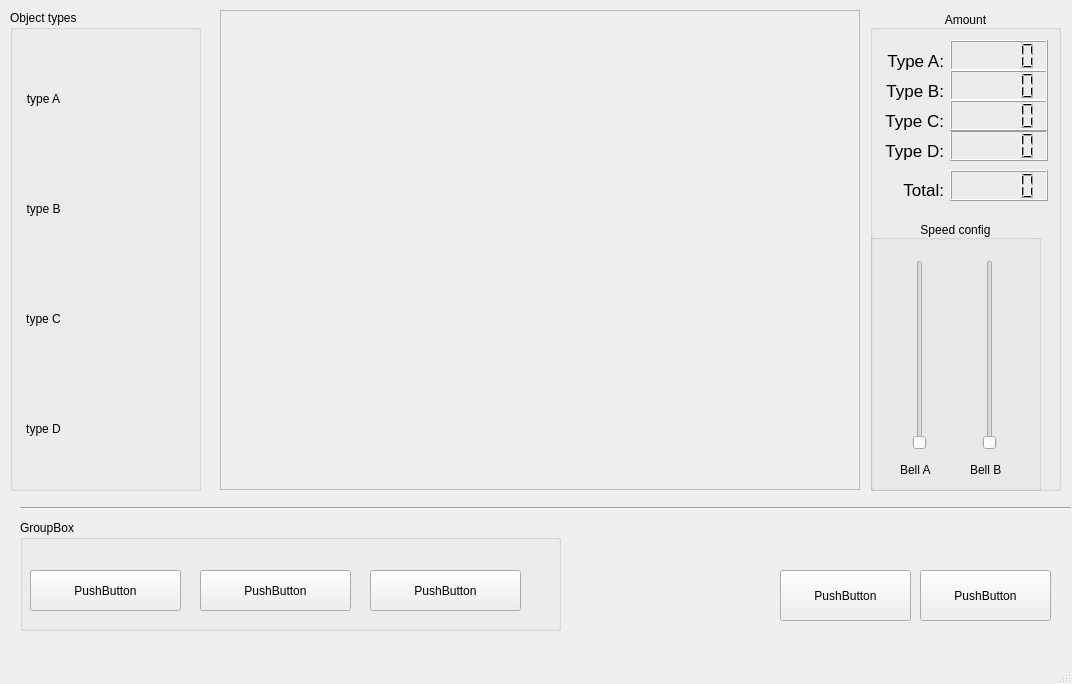
<?xml version="1.0" encoding="UTF-8"?>
<ui version="4.0">
 <class>MainWindow</class>
 <widget class="QMainWindow" name="MainWindow">
  <property name="geometry">
   <rect>
    <x>0</x>
    <y>0</y>
    <width>1072</width>
    <height>684</height>
   </rect>
  </property>
  <property name="windowTitle">
   <string>find object</string>
  </property>
  <widget class="QWidget" name="centralwidget">
   <property name="sizePolicy">
    <sizepolicy hsizetype="Maximum" vsizetype="Maximum">
     <horstretch>0</horstretch>
     <verstretch>0</verstretch>
    </sizepolicy>
   </property>
   <widget class="QFrame" name="frame">
    <property name="geometry">
     <rect>
      <x>220</x>
      <y>10</y>
      <width>640</width>
      <height>480</height>
     </rect>
    </property>
    <property name="frameShape">
     <enum>QFrame::StyledPanel</enum>
    </property>
    <property name="frameShadow">
     <enum>QFrame::Raised</enum>
    </property>
    <widget class="QLabel" name="label">
     <property name="geometry">
      <rect>
       <x>0</x>
       <y>0</y>
       <width>640</width>
       <height>480</height>
      </rect>
     </property>
     <property name="sizePolicy">
      <sizepolicy hsizetype="Maximum" vsizetype="Maximum">
       <horstretch>0</horstretch>
       <verstretch>0</verstretch>
      </sizepolicy>
     </property>
     <property name="text">
      <string/>
     </property>
     <property name="pixmap">
      <pixmap>../../../../../../home/hungtooc/Pictures/7e5af3311146d8188157.jpg</pixmap>
     </property>
     <property name="scaledContents">
      <bool>true</bool>
     </property>
    </widget>
   </widget>
   <widget class="QGroupBox" name="groupBox">
    <property name="geometry">
     <rect>
      <x>20</x>
      <y>520</y>
      <width>541</width>
      <height>111</height>
     </rect>
    </property>
    <property name="title">
     <string>GroupBox</string>
    </property>
    <widget class="QPushButton" name="pushButton_3">
     <property name="geometry">
      <rect>
       <x>180</x>
       <y>50</y>
       <width>151</width>
       <height>41</height>
      </rect>
     </property>
     <property name="text">
      <string>PushButton</string>
     </property>
    </widget>
    <widget class="QPushButton" name="pushButton_4">
     <property name="geometry">
      <rect>
       <x>350</x>
       <y>50</y>
       <width>151</width>
       <height>41</height>
      </rect>
     </property>
     <property name="text">
      <string>PushButton</string>
     </property>
    </widget>
    <widget class="QPushButton" name="pushButton_2">
     <property name="geometry">
      <rect>
       <x>10</x>
       <y>50</y>
       <width>151</width>
       <height>41</height>
      </rect>
     </property>
     <property name="text">
      <string>PushButton</string>
     </property>
    </widget>
   </widget>
   <widget class="Line" name="line">
    <property name="geometry">
     <rect>
      <x>20</x>
      <y>500</y>
      <width>1051</width>
      <height>16</height>
     </rect>
    </property>
    <property name="orientation">
     <enum>Qt::Horizontal</enum>
    </property>
   </widget>
   <widget class="QGroupBox" name="groupBox_2">
    <property name="geometry">
     <rect>
      <x>870</x>
      <y>10</y>
      <width>191</width>
      <height>481</height>
     </rect>
    </property>
    <property name="title">
     <string>Amount</string>
    </property>
    <property name="alignment">
     <set>Qt::AlignBottom|Qt::AlignHCenter</set>
    </property>
    <widget class="QGroupBox" name="groupBox_4">
     <property name="geometry">
      <rect>
       <x>0</x>
       <y>210</y>
       <width>171</width>
       <height>271</height>
      </rect>
     </property>
     <property name="title">
      <string>Speed config</string>
     </property>
     <property name="alignment">
      <set>Qt::AlignBottom|Qt::AlignHCenter</set>
     </property>
     <widget class="QLabel" name="label_2">
      <property name="geometry">
       <rect>
        <x>30</x>
        <y>240</y>
        <width>41</width>
        <height>20</height>
       </rect>
      </property>
      <property name="text">
       <string>Bell A</string>
      </property>
     </widget>
     <widget class="QSlider" name="verticalSlider">
      <property name="geometry">
       <rect>
        <x>40</x>
        <y>40</y>
        <width>20</width>
        <height>190</height>
       </rect>
      </property>
      <property name="orientation">
       <enum>Qt::Vertical</enum>
      </property>
     </widget>
     <widget class="QSlider" name="verticalSlider_2">
      <property name="geometry">
       <rect>
        <x>110</x>
        <y>40</y>
        <width>20</width>
        <height>190</height>
       </rect>
      </property>
      <property name="orientation">
       <enum>Qt::Vertical</enum>
      </property>
     </widget>
     <widget class="QLabel" name="label_4">
      <property name="geometry">
       <rect>
        <x>100</x>
        <y>240</y>
        <width>41</width>
        <height>20</height>
       </rect>
      </property>
      <property name="text">
       <string>Bell B</string>
      </property>
     </widget>
    </widget>
    <widget class="QLCDNumber" name="lcdNumber">
     <property name="geometry">
      <rect>
       <x>80</x>
       <y>30</y>
       <width>98</width>
       <height>31</height>
      </rect>
     </property>
    </widget>
    <widget class="QLCDNumber" name="lcdNumber_2">
     <property name="geometry">
      <rect>
       <x>80</x>
       <y>60</y>
       <width>98</width>
       <height>31</height>
      </rect>
     </property>
    </widget>
    <widget class="QLabel" name="label_3">
     <property name="geometry">
      <rect>
       <x>10</x>
       <y>40</y>
       <width>64</width>
       <height>21</height>
      </rect>
     </property>
     <property name="font">
      <font>
       <pointsize>13</pointsize>
      </font>
     </property>
     <property name="layoutDirection">
      <enum>Qt::LeftToRight</enum>
     </property>
     <property name="text">
      <string>Type A:</string>
     </property>
     <property name="scaledContents">
      <bool>false</bool>
     </property>
     <property name="alignment">
      <set>Qt::AlignRight|Qt::AlignTrailing|Qt::AlignVCenter</set>
     </property>
    </widget>
    <widget class="QLabel" name="label_5">
     <property name="geometry">
      <rect>
       <x>10</x>
       <y>70</y>
       <width>64</width>
       <height>21</height>
      </rect>
     </property>
     <property name="font">
      <font>
       <pointsize>13</pointsize>
      </font>
     </property>
     <property name="layoutDirection">
      <enum>Qt::LeftToRight</enum>
     </property>
     <property name="text">
      <string>Type B:</string>
     </property>
     <property name="scaledContents">
      <bool>false</bool>
     </property>
     <property name="alignment">
      <set>Qt::AlignRight|Qt::AlignTrailing|Qt::AlignVCenter</set>
     </property>
    </widget>
    <widget class="QLCDNumber" name="lcdNumber_3">
     <property name="geometry">
      <rect>
       <x>80</x>
       <y>120</y>
       <width>98</width>
       <height>31</height>
      </rect>
     </property>
    </widget>
    <widget class="QLCDNumber" name="lcdNumber_4">
     <property name="geometry">
      <rect>
       <x>80</x>
       <y>90</y>
       <width>98</width>
       <height>31</height>
      </rect>
     </property>
    </widget>
    <widget class="QLabel" name="label_6">
     <property name="geometry">
      <rect>
       <x>10</x>
       <y>130</y>
       <width>64</width>
       <height>21</height>
      </rect>
     </property>
     <property name="font">
      <font>
       <pointsize>13</pointsize>
      </font>
     </property>
     <property name="layoutDirection">
      <enum>Qt::LeftToRight</enum>
     </property>
     <property name="text">
      <string>Type D:</string>
     </property>
     <property name="scaledContents">
      <bool>false</bool>
     </property>
     <property name="alignment">
      <set>Qt::AlignRight|Qt::AlignTrailing|Qt::AlignVCenter</set>
     </property>
    </widget>
    <widget class="QLabel" name="label_7">
     <property name="geometry">
      <rect>
       <x>10</x>
       <y>100</y>
       <width>64</width>
       <height>21</height>
      </rect>
     </property>
     <property name="font">
      <font>
       <pointsize>13</pointsize>
      </font>
     </property>
     <property name="layoutDirection">
      <enum>Qt::LeftToRight</enum>
     </property>
     <property name="text">
      <string>Type C:</string>
     </property>
     <property name="scaledContents">
      <bool>false</bool>
     </property>
     <property name="alignment">
      <set>Qt::AlignRight|Qt::AlignTrailing|Qt::AlignVCenter</set>
     </property>
    </widget>
    <widget class="QLabel" name="label_8">
     <property name="geometry">
      <rect>
       <x>10</x>
       <y>170</y>
       <width>64</width>
       <height>21</height>
      </rect>
     </property>
     <property name="font">
      <font>
       <pointsize>13</pointsize>
      </font>
     </property>
     <property name="layoutDirection">
      <enum>Qt::LeftToRight</enum>
     </property>
     <property name="text">
      <string>Total:</string>
     </property>
     <property name="textFormat">
      <enum>Qt::RichText</enum>
     </property>
     <property name="scaledContents">
      <bool>false</bool>
     </property>
     <property name="alignment">
      <set>Qt::AlignRight|Qt::AlignTrailing|Qt::AlignVCenter</set>
     </property>
    </widget>
    <widget class="QLCDNumber" name="lcdNumber_5">
     <property name="geometry">
      <rect>
       <x>80</x>
       <y>160</y>
       <width>98</width>
       <height>31</height>
      </rect>
     </property>
    </widget>
   </widget>
   <widget class="QGroupBox" name="groupBox_3">
    <property name="geometry">
     <rect>
      <x>10</x>
      <y>10</y>
      <width>191</width>
      <height>481</height>
     </rect>
    </property>
    <property name="title">
     <string>Object types</string>
    </property>
    <widget class="QLabel" name="label_9">
     <property name="geometry">
      <rect>
       <x>70</x>
       <y>40</y>
       <width>100</width>
       <height>100</height>
      </rect>
     </property>
     <property name="text">
      <string/>
     </property>
     <property name="pixmap">
      <pixmap>object_01.jpg</pixmap>
     </property>
     <property name="scaledContents">
      <bool>true</bool>
     </property>
    </widget>
    <widget class="QLabel" name="label_10">
     <property name="geometry">
      <rect>
       <x>70</x>
       <y>150</y>
       <width>100</width>
       <height>100</height>
      </rect>
     </property>
     <property name="text">
      <string/>
     </property>
     <property name="pixmap">
      <pixmap>object_01.jpg</pixmap>
     </property>
     <property name="scaledContents">
      <bool>true</bool>
     </property>
    </widget>
    <widget class="QLabel" name="label_11">
     <property name="geometry">
      <rect>
       <x>70</x>
       <y>370</y>
       <width>100</width>
       <height>100</height>
      </rect>
     </property>
     <property name="text">
      <string/>
     </property>
     <property name="pixmap">
      <pixmap>object_01.jpg</pixmap>
     </property>
     <property name="scaledContents">
      <bool>true</bool>
     </property>
    </widget>
    <widget class="QLabel" name="label_12">
     <property name="geometry">
      <rect>
       <x>70</x>
       <y>260</y>
       <width>100</width>
       <height>100</height>
      </rect>
     </property>
     <property name="text">
      <string/>
     </property>
     <property name="pixmap">
      <pixmap>object_01.jpg</pixmap>
     </property>
     <property name="scaledContents">
      <bool>true</bool>
     </property>
    </widget>
    <widget class="QLabel" name="label_13">
     <property name="geometry">
      <rect>
       <x>0</x>
       <y>80</y>
       <width>67</width>
       <height>17</height>
      </rect>
     </property>
     <property name="text">
      <string>type A</string>
     </property>
     <property name="alignment">
      <set>Qt::AlignCenter</set>
     </property>
    </widget>
    <widget class="QLabel" name="label_14">
     <property name="geometry">
      <rect>
       <x>0</x>
       <y>190</y>
       <width>67</width>
       <height>17</height>
      </rect>
     </property>
     <property name="text">
      <string>type B</string>
     </property>
     <property name="alignment">
      <set>Qt::AlignCenter</set>
     </property>
    </widget>
    <widget class="QLabel" name="label_15">
     <property name="geometry">
      <rect>
       <x>0</x>
       <y>300</y>
       <width>67</width>
       <height>17</height>
      </rect>
     </property>
     <property name="text">
      <string>type C</string>
     </property>
     <property name="alignment">
      <set>Qt::AlignCenter</set>
     </property>
    </widget>
    <widget class="QLabel" name="label_16">
     <property name="geometry">
      <rect>
       <x>0</x>
       <y>410</y>
       <width>67</width>
       <height>17</height>
      </rect>
     </property>
     <property name="text">
      <string>type D</string>
     </property>
     <property name="alignment">
      <set>Qt::AlignCenter</set>
     </property>
    </widget>
   </widget>
   <widget class="QPushButton" name="pushButton">
    <property name="geometry">
     <rect>
      <x>780</x>
      <y>570</y>
      <width>131</width>
      <height>51</height>
     </rect>
    </property>
    <property name="text">
     <string>PushButton</string>
    </property>
   </widget>
   <widget class="QPushButton" name="pushButton_5">
    <property name="geometry">
     <rect>
      <x>920</x>
      <y>570</y>
      <width>131</width>
      <height>51</height>
     </rect>
    </property>
    <property name="text">
     <string>PushButton</string>
    </property>
   </widget>
  </widget>
  <widget class="QMenuBar" name="menubar">
   <property name="geometry">
    <rect>
     <x>0</x>
     <y>0</y>
     <width>1072</width>
     <height>22</height>
    </rect>
   </property>
  </widget>
  <widget class="QStatusBar" name="statusbar"/>
 </widget>
 <resources/>
 <connections/>
</ui>
